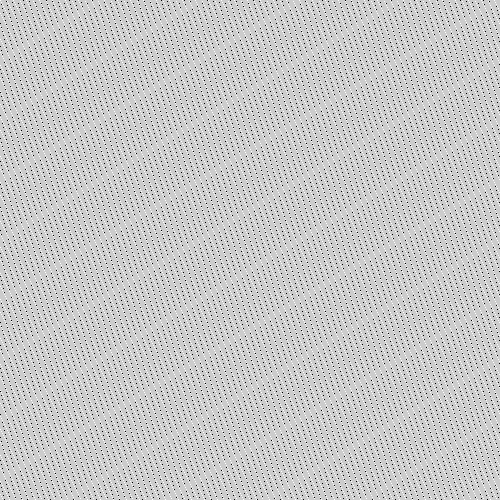
Frame 1 (no input)
Frame 2 (the mouse pressed at the canvas centre, redrawn once): identical to frame 1, image omitted

The Processing sketch that drew this single still picture (run headless with seeded random() and noise(); the mouse was pressed at the canvas centre and the sketch redrawn once):

// Processing sketch: saveImage
// ── saveImage.pde
color cWhite = color(255);
color cBlack = color(0);

void setup() {
   size(500,500); 
}

void draw() {
    // Förbered pixlarna att bli förändrade
    loadPixels();  
    
    // Loopa igenom varje pixel
    for (int i = 0; i < pixels.length; i++) {  
        if (i % 13 == 0) {
            pixels[i] = cWhite;
        } else if (i % 23 == 0) {
            pixels[i] = cBlack;
        } 
    }
    
    // efter förändringen uppdatera pixlarna
    updatePixels(); 
save("blackandwhite.jpg");
 
     
    // loopen körs bara en gång
    noLoop(); 
}
